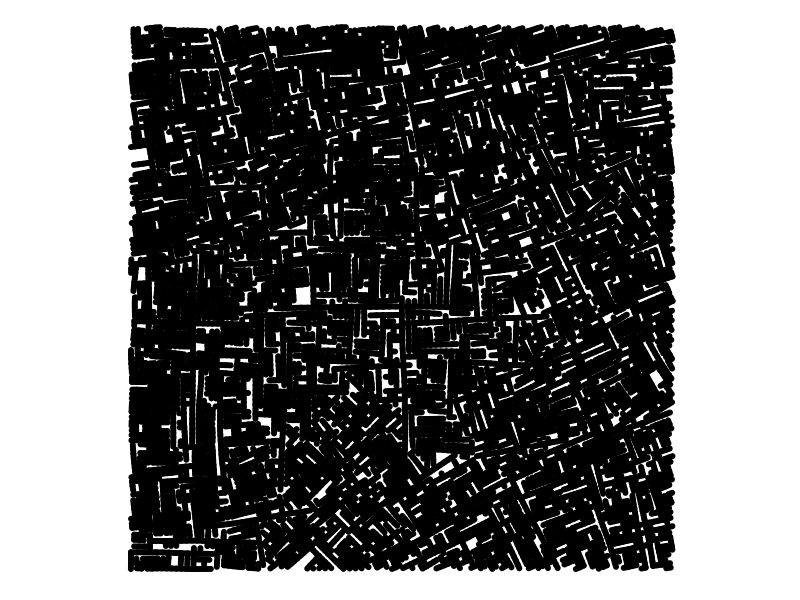

Recreate this plot in R.
# Metropolis
# Based on Marcus Volz's generative city: https://marcusvolz.com/#generative-city

library(ggplot2)
options(scipen = 999)

generate_metropolis = function(seed,
                               n = 5e4,
                               max_trials = 250,
                               max_exceeds = 50,
                               r = 0.6,
                               angle = 2*pi/180,
                               p_branch = 0.1,
                               width = 80,
                               height = 80) {
  
  # Parameters plotting
  line_size = 2
  bg_col = 'white'
  margin_cm = 2
  
  # Initialise data frames
  points <- data.frame(x = numeric(n), y = numeric(n), dir = numeric(n), level = integer(n))
  edges <-  data.frame(x = numeric(n), y = numeric(n), xend = numeric(n), yend = numeric(n), level = integer(n))
  
  # Set initial point in center
  points[['x']][1] = width / 2
  points[['y']][1] = height / 2
  
  # Make reproducible
  set.seed(seed)
  
  # Main loop
  i <- 2 # start at second point
  n_exceeds = n_trials = trial = 0
  while (i <= n & n_exceeds < max_exceeds) {
    if (n_trials > max_trials) {
      n_exceeds = n_exceeds + 1
    }
    valid <- FALSE
    n_trials = 0
    while (!valid) {
      if (trial > max_trials / 10 | i < 500) {
        # Pick a point at random
        options = seq(1:(i-1))
        random_point <- points[sample(options, 1), ]
      } else {
        # Pick a point among last x
        last = (1 + trial) * 20
        options = max(c(i-last, 1)):i
        random_point <- points[sample(options, 1), ]
      }
      branch <- ifelse(runif(1, 0, 1) <= p_branch, TRUE, FALSE)
      alpha <- random_point$dir[1] + runif(1, -angle, angle) + (branch * (ifelse(runif(1, 0, 1) < 0.5, -1, 1) * pi/2))
      v <- c(cos(alpha), sin(alpha)) * r * (1 + 1 / ifelse(branch, random_point$level[1]+1, random_point$level[1])) # Create directional vector
      xj <- random_point$x[1] + v[1]
      yj <- random_point$y[1] + v[2]
      lvl <- random_point$level[1]
      lvl_new <- ifelse(branch, lvl+1, lvl)
      if(xj < 0 | xj > width | yj < 0 | yj > height) {
        trial = trial + 1
        next
      }
      d = sqrt((xj - points[['x']])^2 + (yj - points[['y']])^2)
      if (min(d) >= 1 * r) {
        points[i, ] <- c(xj, yj, alpha, lvl_new)
        edges[i, ] <- c(xj, yj, random_point$x[1], random_point$y[1], lvl_new)
        valid <- TRUE
        trial = 0
      } else {
        trial = trial + 1
      }
      n_trials = max(c(n_trials, trial))
    }
    i <- i + 1
    cat('\r', i, '/', n, 
        paste0('(', formatC(i/n*100, digits = 1, format = 'f'), '%', ')'), '-',
        'trials:', n_trials, '-', 
        'exceeds:', n_exceeds, '/', max_exceeds, 
        paste0('(', formatC(n_exceeds/max_exceeds*100, digits = 0, format = 'f'), '%', ')'),
        '\t\t\t')
  }
  
  
  # Create plot
  
  edges_selection <- edges[edges$level > 0, ]
  
  p <- ggplot(data = edges_selection) +
    geom_segment(aes(x, y, xend = xend, yend = yend, size = -level), lineend = "round") +
    lims(x = c(0, width), y = c(0, height)) +
    coord_equal() +
    scale_size_continuous(range = c(line_size, line_size)) +
    theme(plot.caption = element_text(color = "green", size = 24),
          axis.title = element_blank(), 
          axis.text = element_blank(), 
          axis.ticks = element_blank(),
          axis.line = element_blank(), 
          legend.position = "none",
          plot.background = element_rect(fill = bg_col, colour = bg_col),
          panel.background = element_rect(fill = bg_col, colour = bg_col), 
          panel.border = element_blank(), 
          panel.grid = element_blank(), 
          panel.spacing=unit(c(0,0,0,0), "null"),
          plot.margin = unit(c(0,0,0,0), "null"),
          strip.background = element_blank(),
          strip.text = element_blank()) +
    # labs(caption = paste(paste0('seed:', seed), 
    #                      paste0('r:', r),
    #                      paste0('angle:', round(angle, 3)),
    #                      paste0('p_branch:', p_branch)
    # )) +
    NULL
  
  # Save plot
  save_plot = function (p) {
    dir = 'output/metropolis'
    if (!dir.exists(dir)) {
      dir.create(dir)
    }
    files = list.files(dir)
    nrs = gsub('\\s?\\..+', '', files)
    nrs = gsub('[^0-9]', '', files)
    nrs = as.numeric(nrs)
    nr = length(files)
    while (nr %in% nrs) {
      nr = nr + 1
    }
    cat('\n')
    cat(paste0('Plot nr', nr))
    # ggsave(paste0(dir, '/', nr, '.png'), p, width = width, height = height , units = "cm", dpi = 300)
    ggsave(paste0(dir, '/', nr, '.pdf'), p, width = width , height = height, units = "cm", dpi = 600)
  }
  
  save_plot(p)
}

generate_metropolis(seed = 20191108, r = 0.62, angle = 0.03, p_branch = 0.1)


